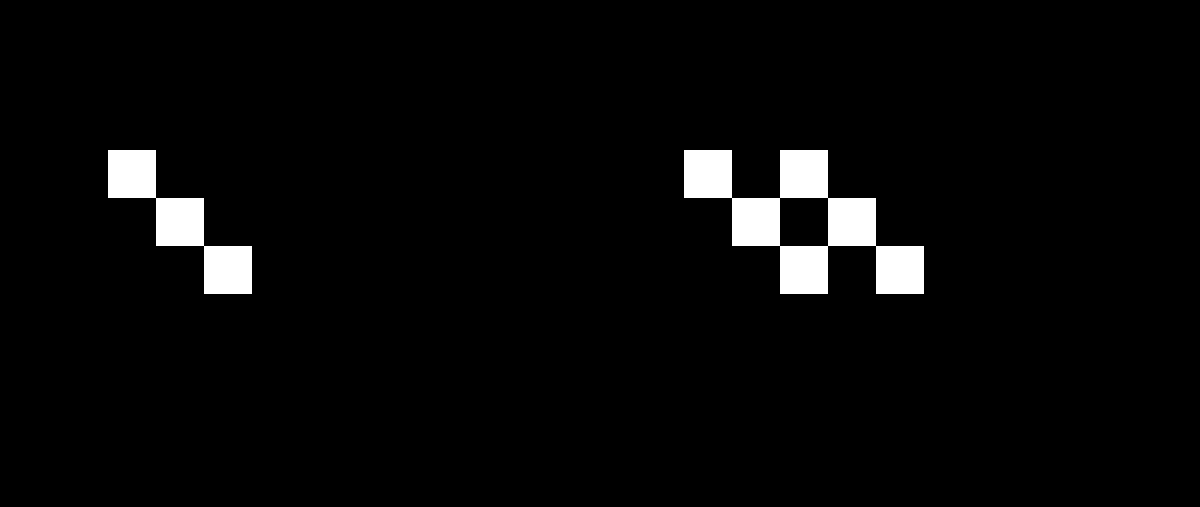
#> input picture pythonProject1/Materials_11/glasses.png, 1200 x 507 px
$ python p11_1.py
#> lines starting #> are read from the running program, lines starting #| are printed output that depends on the picture; after the words box and inside, x2 and y2 are one past the last pixel; in counts of white or black regions, pixels touching at a corner belong together
#> the answer given: glasses.png
import cv2
from PIL import Image


def cat_glasses(image_path):
#> called with image_path = 'glasses.png'
    cat_face_cascade = cv2.CascadeClassifier('haarcascade_frontalcatface_extended.xml')
    image = cv2.imread(image_path)
#> image is the input picture: shape (507, 1200, 3); 3.4% white; 2 white regions, box (x1, y1, x2, y2) and area: (684, 150, 924, 294) 13824, (108, 150, 252, 294) 6912
    cat_face = cat_face_cascade.detectMultiScale(image)
#> cat_face = ()
    cat = Image.open(image_path)
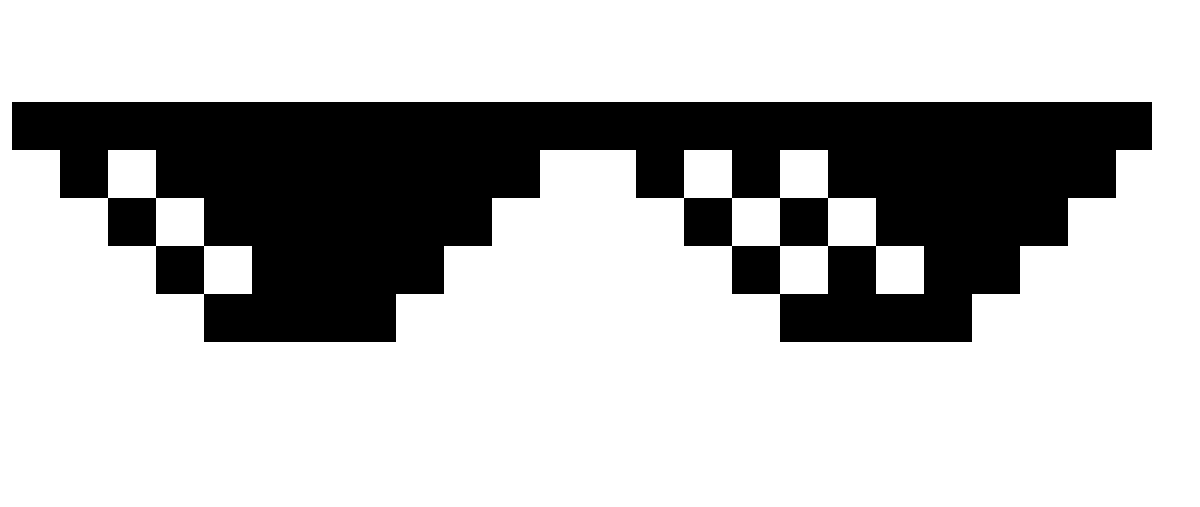
#> cat: PIL image 1200x507 LA; mean R, G, B, A 8.7, 8.7, 8.7, 77; transparent parts drawn white
    glasses = Image.open("glasses.png")
    cat = cat.convert("RGBA")
    glasses = glasses.convert("RGBA")
    for (x, y, w, h) in cat_face:
        glasses = glasses.resize((w, int(h/3)))
        cat.paste(glasses, (x, int(y+h/4)), glasses)
        cat.save("cat_with_glasses2.png")
        cat_with_glasses = cv2.imread("cat_with_glasses2.png")
        cv2.imshow("Cat with glasses", cat_with_glasses)
        cv2.waitKey()


cat = input("Enter name file: ")
cat_glasses(cat)
